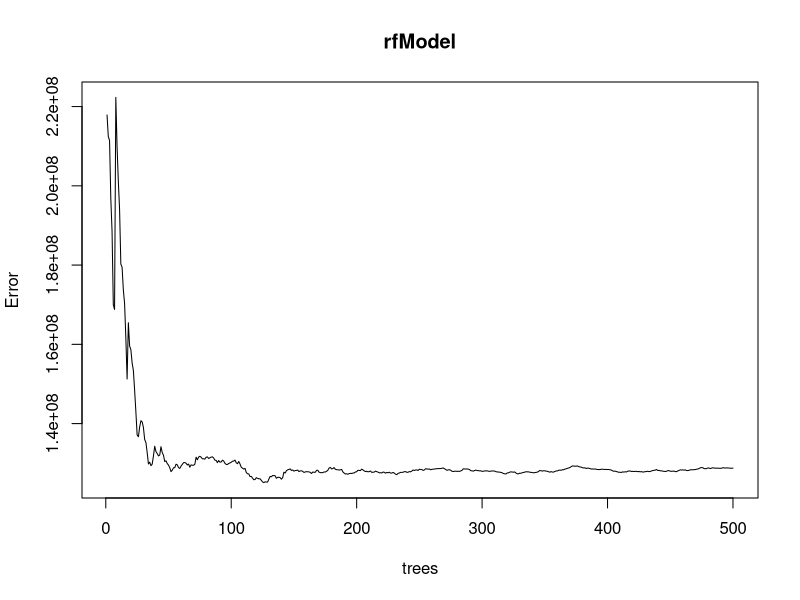
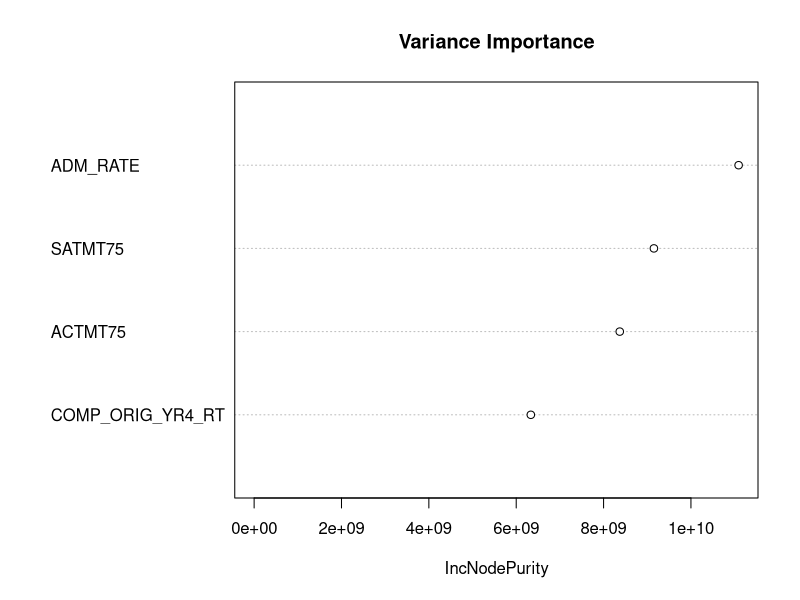

These figures' R source, in order:
#Prediction in earning
library(randomForest)

trainSet = read.csv("data/train-set.csv", header = TRUE)
trainSet = trainSet[c("SATMT75", "ACTMT75", "ADM_RATE", "COMP_ORIG_YR4_RT","MN_EARN_WNE_INC3_P10")]
testSet = read.csv("data/test-set.csv", header = TRUE)
testSet = testSet[c("SATMT75", "ACTMT75", "ADM_RATE", "COMP_ORIG_YR4_RT","MN_EARN_WNE_INC3_P10")]

rfModel = randomForest(MN_EARN_WNE_INC3_P10 ~ ., trainSet, ntree= 500)
plot(rfModel)
#We plot the error rate across decision trees.
#The plot shows that the error become more stable after 200 decision trees.

imp <- importance(rfModel,type = 2) 
#IncNodePurity is the average cumulative reduction in node impurity due
#to splits by a variable over the trees, which is also the mean decrease in MSE.

# Variable Importance Plot
varImpPlot(rfModel, sort = T, main = "Variance Importance", n.var = 4)

#Predict response variable value using random forest model
predModel = predict(rfModel, testSet)

res = table(predModel, testSet$MN_EARN_WNE_INC3_P10)

#save into random forest binary file
save(rfModel, imp, predModel, res,file="./data/random-forest.RData")
